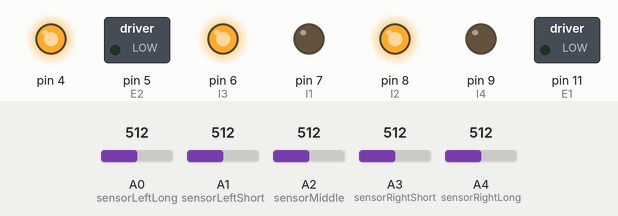
A sketch run on a simulated Arduino Uno, built with avr-gcc and run on an emulated ATmega328P. Parts: switched loads named in the sketch (green lamp = pin HIGH), output pins drawn as LEDs (lit = HIGH). The test bench sets the inputs (shaded band); at power-on: A0 (sensorLeftLong) = 512, A1 (sensorLeftShort) = 512, A2 (sensorMiddle) = 512, A3 (sensorRightShort) = 512, A4 (sensorRightLong) = 512.

Above: at 11.2 s.
11.3 s: A0 (sensorLeftLong) set to 106
12.8 s: A0 (sensorLeftLong) set to 94
At 13.7 s:
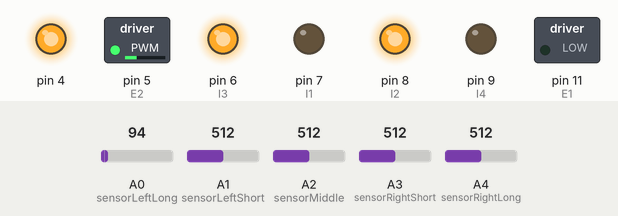
14.3 s: A1 (sensorLeftShort) set to 110
15.8 s: A1 (sensorLeftShort) set to 95
At 16.8 s:
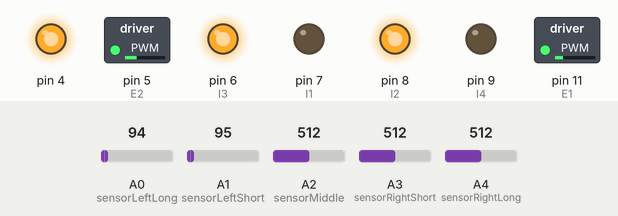
17.3 s: A2 (sensorMiddle) set to 90
At 17.9 s:
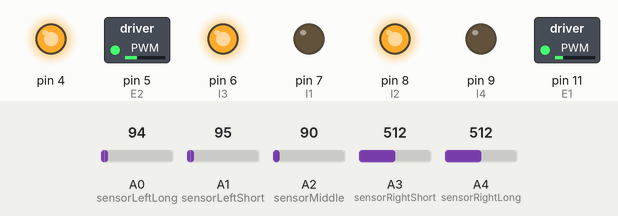
Timing chart, 0 to 19.8 s (numbered marks = the images above; inputs shaded):
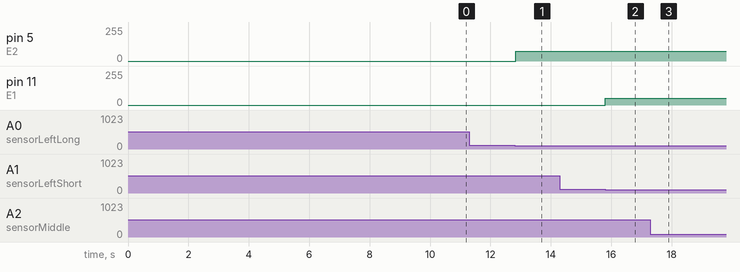

Measured:
- the behaviour switches between 100 and 99 on A0 (sensorLeftLong) (found by bisection; images 0 and 1)
- the behaviour switches between 100 and 99 on A1 (sensorLeftShort) (found by bisection; images 1 and 2)
- after the input at 11.3 s, every drawn part: stays the same
- after the input at 12.8 s, pin 5 (E2): 0/255 → 74/255 at once
- after the input at 14.3 s, every drawn part: stays the same
- after the input at 15.8 s, pin 11 (E1): 0/255 → 50/255 at once
- after the input at 17.3 s, pin 5 (E2): 74/255 → 75/255 after 0.06 s

The sketch:

LineFollowerRobot.ino
```cpp
#define E1 11
#define E2 5
#define I1 7
#define I2 8
#define I3 6
#define I4 9
#define sensorLeftLong A0
#define sensorLeftShort A1
#define sensorMiddle A2
#define sensorRightShort A3
#define sensorRightLong A4


volatile int carSpeed = 60;
volatile int carSpeedLeft = carSpeed + 15;
volatile int carSpeedRight = carSpeed;
volatile int sLL = 0;
volatile int sSL = 0;
volatile int sM = 0;
volatile int sSR = 0;
volatile int sLR = 0;

void setup()
{
  Serial.begin(9600);

  pinMode(4, OUTPUT);
  digitalWrite(4, HIGH);

  pinMode(E1, OUTPUT);
  pinMode(E2, OUTPUT);
  analogWrite(E1, 0);
  analogWrite(E2, 0);

  pinMode(I1, OUTPUT);
  pinMode(I2, OUTPUT);
  pinMode(I3, OUTPUT);
  pinMode(I4, OUTPUT);

  moveForward();

  delay(10000);
}

void loop()
{
  sLL = leftLongSensor();
  sSL = leftShortSensor();
  sM = middleSensor();
  sSR = rightShortSensor();
  sLR = rightLongSensor();


  if(sLL == 0 && sSL == 0 && sM == 1 && sSR == 0 && sLR == 0)
  {
    stopMotors();
    leftMotor(carSpeedLeft);
    rightMotor(carSpeedRight);
  }
  else if(sLL == 0 && sSL == 1 && sM == 0 && sSR == 0 && sLR == 0)
  {
    stopMotors();
    leftMotor(carSpeedLeft + 15);
    rightMotor(carSpeedRight);
  }
  else if(sLL == 0 && sSL == 0 && sM == 0 && sSR == 1 && sLR == 0)
  {
    stopMotors();
    leftMotor(carSpeedLeft);
    rightMotor(carSpeedRight + 15);
  }
  else if(sLL == 0 && sSL == 1 && sM == 1 && sSR == 0 && sLR == 0)
  {
    stopMotors();
    leftMotor(carSpeedLeft + 15);
    rightMotor(carSpeedRight);
  }
  else if(sLL == 0 && sSL == 0 && sM == 1 && sSR == 1 && sLR == 0)
  {
    stopMotors();
    leftMotor(carSpeedLeft);
    rightMotor(carSpeedRight + 15);
  }
  else if(sLL == 1 && sSL == 1 && sM == 0 && sSR == 0 && sLR == 0)
  {
    stopMotors();
    leftMotor(carSpeedLeft);
    rightMotor(carSpeedRight - 10);
  }
  else if(sLL == 0 && sSL == 0 && sM == 0 && sSR == 1 && sLR == 1)
  {
    stopMotors();
    leftMotor(carSpeedLeft - 10);
    rightMotor(carSpeedRight);
  }
  else if(sLL == 1 && sSL == 0 && sM == 0 && sSR == 0 && sLR == 0)
  {
    stopMotors();
    leftMotor(carSpeedLeft);
    rightMotor(0);
  }
  else if(sLL == 0 && sSL == 0 && sM == 0 && sSR == 0 && sLR == 1)
  {
    stopMotors();
    leftMotor(0);
    rightMotor(carSpeedRight);
  }
}

boolean leftLongSensor()
{
  if (analogRead(sensorLeftLong) < 100)
  {
    return 1;
  }
  else
  {
    return 0;
  }
}

boolean leftShortSensor()
{
  if (analogRead(sensorLeftShort) < 100)
  {
    return 1;
  }
  else
  {
    return 0;
  }
}

boolean middleSensor()
{
  if (analogRead(sensorMiddle) < 100)
  {
    return 1;
  }
  else
  {
    return 0;
  }
}

boolean rightShortSensor()
{
  if (analogRead(sensorRightShort) < 100)
  {
    return 1;
  }
  else
  {
    return 0;
  }
}

boolean rightLongSensor()
{
  if (analogRead(sensorRightLong) < 100)
  {
    return 1;
  }
  else
  {
    return 0;
  }
}


void leftMotor(int V)
{
  analogWrite(E2, V);
}

void rightMotor(int V)
{
  analogWrite(E1, V);
}

void moveForward()
{
  digitalWrite(I1, LOW);
  digitalWrite(I2, HIGH);
  digitalWrite(I3, HIGH);
  digitalWrite(I4, LOW);
}

void stopMotors()
{
  analogWrite(E1, 0);
  analogWrite(E2, 0);
}
```
